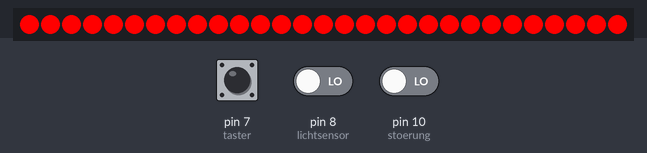
A sketch run on a simulated Arduino Uno, built with avr-gcc and run on an emulated ATmega328P. Shown: 29 RGB LEDs in strip order, left to right. The inputs (shaded band) are chosen by the test bench; at power-on: pin 10 (stoerung) LOW, pin 8 (lichtsensor) LOW, pin 7 (taster) LOW. Dim RGB values are drawn brighter than linear.

Above: at 1.2 s.
1.3 s: pin 10 (stoerung) driven HIGH
At 1.66 s:
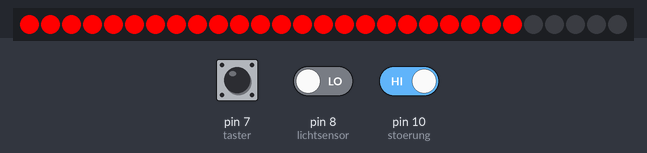
3.0 s: pin 8 (lichtsensor) driven HIGH
At 5.59 s:
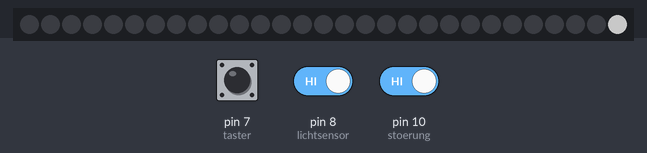
6.0 s: pin 10 (stoerung) driven LOW
9.0 s: pin 7 (taster) pulled HIGH for 1 s
At 9.79 s:
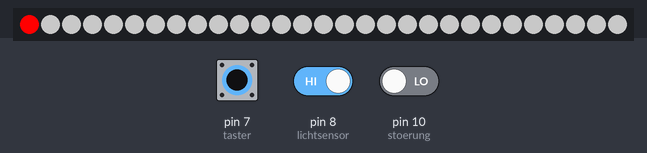
11.5 s: pin 7 (taster) driven HIGH and pin 10 (stoerung) driven HIGH
At 11.86 s:
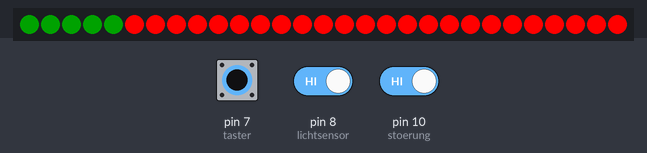
13.2 s: pin 7 (taster) driven LOW
At 16.25 s:
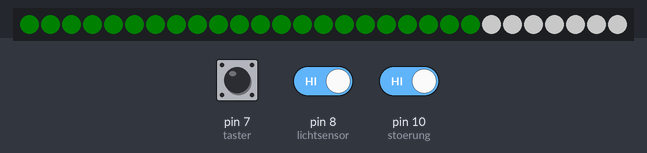

The sketch:

Wallbox_taster_WS2812.ino
```cpp
#include <Adafruit_NeoPixel.h>
#define PIN_links 6

#define NUMPIXELS 29
Adafruit_NeoPixel pixels = Adafruit_NeoPixel(NUMPIXELS, PIN_links, NEO_GRB + NEO_KHZ800);
int delayval = 70;

const int taster = 7;
const int lichtsensor = 8;
const int stoerung = 10;
int tasterstatus = 0;
int lichtsensor_status = 0;
int stoerung_status = 1;
int i = 0;
void setup()
{
  pinMode(lichtsensor, INPUT);
  pinMode(taster, INPUT);
  pixels.begin();
  pixels.show();
}
void loop()
{
  tasterstatus = digitalRead(taster);
  lichtsensor_status = digitalRead(lichtsensor);
  stoerung_status = digitalRead(stoerung);

  if (tasterstatus == HIGH and lichtsensor_status == HIGH and stoerung_status == HIGH)
  {

    for(int i=0;i<NUMPIXELS;i++){
    pixels.setPixelColor(i, pixels.Color(0,35,0));
    pixels.show();
    delay(delayval); //
    }
    delay(delayval);
    for(int i=0;i<NUMPIXELS;i++){
    pixels.setPixelColor(i, pixels.Color(0,5,0));
    pixels.show();
    delay(delayval);
    }
  }
      if (tasterstatus == LOW and lichtsensor_status == HIGH and stoerung_status == HIGH)
  {
     for(int i = 28; i<NUMPIXELS;i--){
    pixels.setPixelColor(i, pixels.Color(100,100,100));
    pixels.show();
    delay(delayval);
    if(i==-1) {

    for(int g=28;g<NUMPIXELS;g--){
    pixels.setPixelColor(g, pixels.Color(100,100,100));
    pixels.show();
    delay(delayval);
    if(g==0) {
    break;
    }
    }
    }
    if(i==-1){
      break;
    }
    }
  }


    if (tasterstatus == HIGH and lichtsensor_status == LOW and stoerung_status == HIGH)
  {

    for(int i=0;i<NUMPIXELS;i++){
    pixels.setPixelColor(i, pixels.Color(0,250,0));
    pixels.show();
    delay(delayval); //
    }
    delay(delayval);
    for(int i=0;i<NUMPIXELS;i++){
    pixels.setPixelColor(i, pixels.Color(0,50,0));
    pixels.show();
    delay(delayval);
    }
  }
      if (tasterstatus == LOW and lichtsensor_status == LOW and stoerung_status == HIGH)
  {

    for(int i = 28; i<NUMPIXELS;i--){

    pixels.setPixelColor(i, pixels.Color(0,0,0));
    pixels.show();
    delay(delayval);
    if(i==-1) {

    for(int g=28;g<NUMPIXELS;g--){
    pixels.setPixelColor(g, pixels.Color(0,0,0));
    pixels.show();
    delay(delayval);
    if(g==0) {
    break;
    }
    }
    }
    if(i==-1){
      break;
    }
    }
  }


  if (tasterstatus == HIGH and lichtsensor_status == LOW and stoerung_status == LOW)
  {

    for(int i=0;i<NUMPIXELS;i++){
    pixels.setPixelColor(i, pixels.Color(255,0,0));
    pixels.show();
    delay(1); //
    }
    delay(1);
    for(int i=0;i<NUMPIXELS;i++){
    pixels.setPixelColor(i, pixels.Color(255,0,0));
    pixels.show();
    delay(1);
    }
  }
      if (tasterstatus == LOW and lichtsensor_status == LOW and stoerung_status == LOW)
  {

    for(int i = 28; i<NUMPIXELS;i--){

    pixels.setPixelColor(i, pixels.Color(255,0,0));
    pixels.show();
    delay(1);
    if(i==-1) {

    for(int g=28;g<NUMPIXELS;g--){
    pixels.setPixelColor(g, pixels.Color(255,0,0));
    pixels.show();
    delay(1);
    if(g==0) {
    break;
    }
    }
    }
    if(i==-1){
      break;
    }
    }
  }


  if (tasterstatus == HIGH and lichtsensor_status == HIGH and stoerung_status == LOW)
  {

    for(int i=0;i<NUMPIXELS;i++){
    pixels.setPixelColor(i, pixels.Color(255,0,0));
    pixels.show();
    delay(1); //
    }
    delay(1);
    for(int i=0;i<NUMPIXELS;i++){
    pixels.setPixelColor(i, pixels.Color(255,0,0));
    pixels.show();
    delay(1);
    }
  }
      if (tasterstatus == LOW and lichtsensor_status == HIGH and stoerung_status == LOW)
  {

    for(int i = 28; i<NUMPIXELS;i--){

    pixels.setPixelColor(i, pixels.Color(255,0,0));
    pixels.show();
    delay(1);
    if(i==-1) {

    for(int g=28;g<NUMPIXELS;g--){
    pixels.setPixelColor(g, pixels.Color(255,0,0));
    pixels.show();
    delay(1);
    if(g==0) {
    break;
    }
    }
    }
    if(i==-1){
      break;
    }
    }
  }
}
```

Measured:
- after the input at 1.3 s, the LEDs: first change after 0.07 s (image 1 shows a later state)
- after the input at 3.0 s, the LEDs: first differ from a run without the input after 2.6 s (image 2)
- after the input at 11.5 s, the LEDs: first change after 0.07 s (image 4 shows a later state)
- after the input at 13.2 s, the LEDs: first differ from a run without the input after 2.6 s (image 5 shows a later state)
